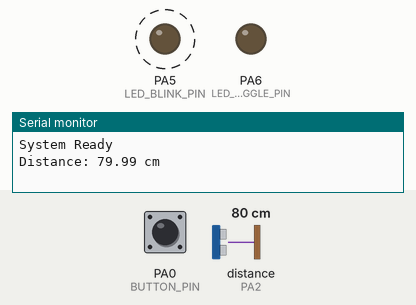
A sketch run on a simulated STM32 Blue Pill. Parts: output pins drawn as LEDs (lit = HIGH), the last lines printed to the serial monitor. Wiring (inferred from the names in the program): ultrasonic range finder: trigger PA1; echo PA2. Dashed ring = blinking. Inputs (shaded band) come from the test bench; at power-on: PA0 (BUTTON_PIN) HIGH, distance to the obstacle (sensor on PA2) 80 cm. The echo pulse lasts 58.3 µs per cm; pins used as bus, display or sensor lines are not drawn.

Above: at 0.8 s.
0.9 s: PA0 (BUTTON_PIN) pulled LOW for 0.15 s
At 1.4 s:
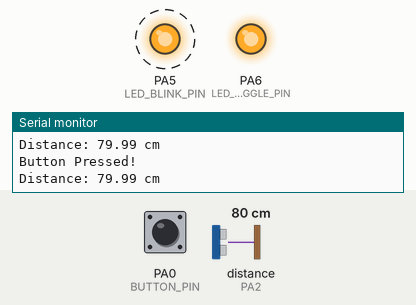
4.4 s: PA0 (BUTTON_PIN) pulled LOW for 1 s
At 5.4 s:
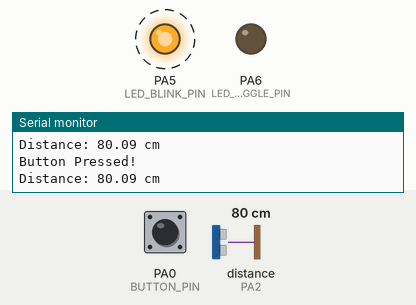
8.0 s: PA0 (BUTTON_PIN) pulled LOW for 3.2 s
At 8.9 s:
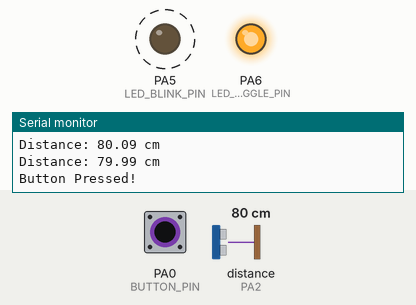
Timing chart, 0 to 18.7 s (numbered marks = the images above; inputs shaded):
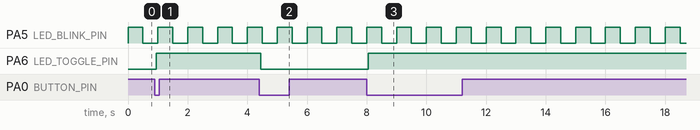

Measured:
- after the input at 0.9 s, PA6 (LED_TOGGLE_PIN): LOW → HIGH after 0.05 s
- after the input at 4.4 s, PA6 (LED_TOGGLE_PIN): HIGH → LOW after 0.06 s
- after the input at 8.0 s, PA6 (LED_TOGGLE_PIN): LOW → HIGH after 0.05 s
- by itself, PA5 (LED_BLINK_PIN): alternates HIGH for 0.50 s and LOW for 0.50 s

The sketch:

Laboratory_Assignment_6.ino
```cpp
#include <Arduino.h>
#include <STM32FreeRTOS.h>

// Pin definitions
#define LED_BLINK_PIN PA5
#define LED_TOGGLE_PIN PA6
#define BUTTON_PIN PA0
#define TRIG_PIN PA1
#define ECHO_PIN PA2

// Task handles (optional, for future use)
TaskHandle_t blinkTaskHandle;
TaskHandle_t buttonTaskHandle;
TaskHandle_t sensorTaskHandle;

// Shared flag or queue (optional for inter-task comm)
volatile bool buttonPressed = false;

// --- Task 1: Blink LED at 500ms rate ---
void BlinkLEDTask(void *pvParameters) {
  pinMode(LED_BLINK_PIN, OUTPUT);
  for (;;) {
    digitalWrite(LED_BLINK_PIN, HIGH);
    vTaskDelay(pdMS_TO_TICKS(500));
    digitalWrite(LED_BLINK_PIN, LOW);
    vTaskDelay(pdMS_TO_TICKS(500));
  }
}

// --- Task 2: Button press toggles other LED and sends UART message ---
void ButtonTask(void *pvParameters) {
  pinMode(BUTTON_PIN, INPUT_PULLUP);
  pinMode(LED_TOGGLE_PIN, OUTPUT);
  bool lastState = HIGH;

  for (;;) {
    bool currentState = digitalRead(BUTTON_PIN);

    if (lastState == HIGH && currentState == LOW) {
      // Debounce delay
      vTaskDelay(pdMS_TO_TICKS(50));
      if (digitalRead(BUTTON_PIN) == LOW) {
        // Toggle LED
        digitalWrite(LED_TOGGLE_PIN, !digitalRead(LED_TOGGLE_PIN));
        Serial.println("Button Pressed!");
      }
    }

    lastState = currentState;
    vTaskDelay(pdMS_TO_TICKS(10)); // Polling interval
  }
}

// --- Task 3: Read distance from ultrasonic sensor and send over UART ---
void SensorTask(void *pvParameters) {
  pinMode(TRIG_PIN, OUTPUT);
  pinMode(ECHO_PIN, INPUT);

  for (;;) {
    // Trigger pulse
    digitalWrite(TRIG_PIN, LOW);
    delayMicroseconds(2);
    digitalWrite(TRIG_PIN, HIGH);
    delayMicroseconds(10);
    digitalWrite(TRIG_PIN, LOW);

    // Measure pulse duration
    long duration = pulseIn(ECHO_PIN, HIGH, 30000);  // Timeout after 30ms

    // Calculate distance (cm)
    float distance = duration * 0.0343 / 2.0;

    // Check if valid and print
    if (duration > 0) {
      Serial.print("Distance: ");
      Serial.print(distance);
      Serial.println(" cm");
    } else {
      Serial.println("Sensor timeout");
    }

    vTaskDelay(pdMS_TO_TICKS(1000));  // Wait 1 second
  }
}

void setup() {
  Serial.begin(115200);
  while (!Serial); // Wait for serial monitor
  Serial.println("System Ready");

  // Create FreeRTOS tasks
  xTaskCreate(BlinkLEDTask, "BlinkLED", 128, NULL, 1, &blinkTaskHandle);
  xTaskCreate(ButtonTask, "Button", 128, NULL, 1, &buttonTaskHandle);
  xTaskCreate(SensorTask, "Sensor", 256, NULL, 1, &sensorTaskHandle);

  // Start scheduler
  vTaskStartScheduler();
}

void loop() {
  // Empty because RTOS tasks handle everything
}
```
